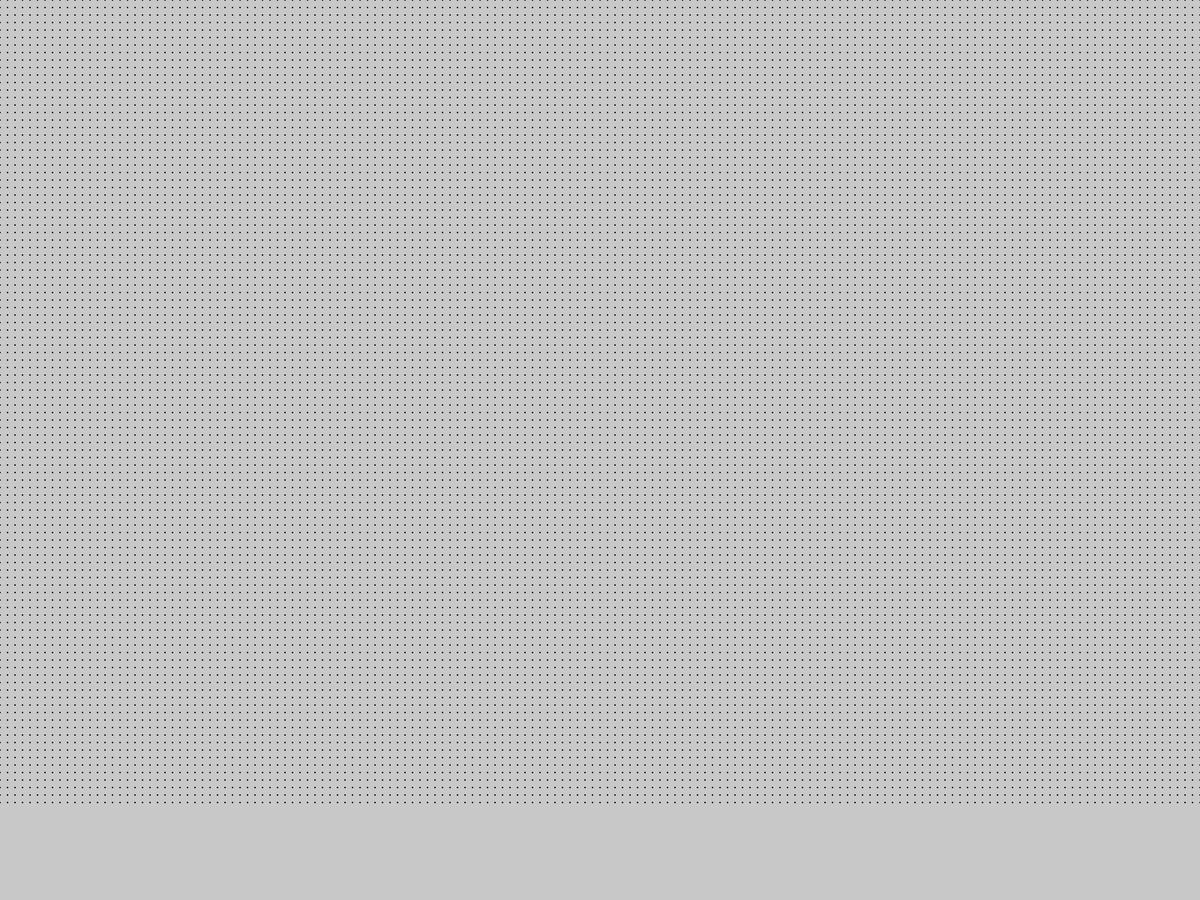
Frame 1 (no input)
Frame 60 (the mouse pressed at the canvas centre just before this capture): identical to frame 1, image omitted
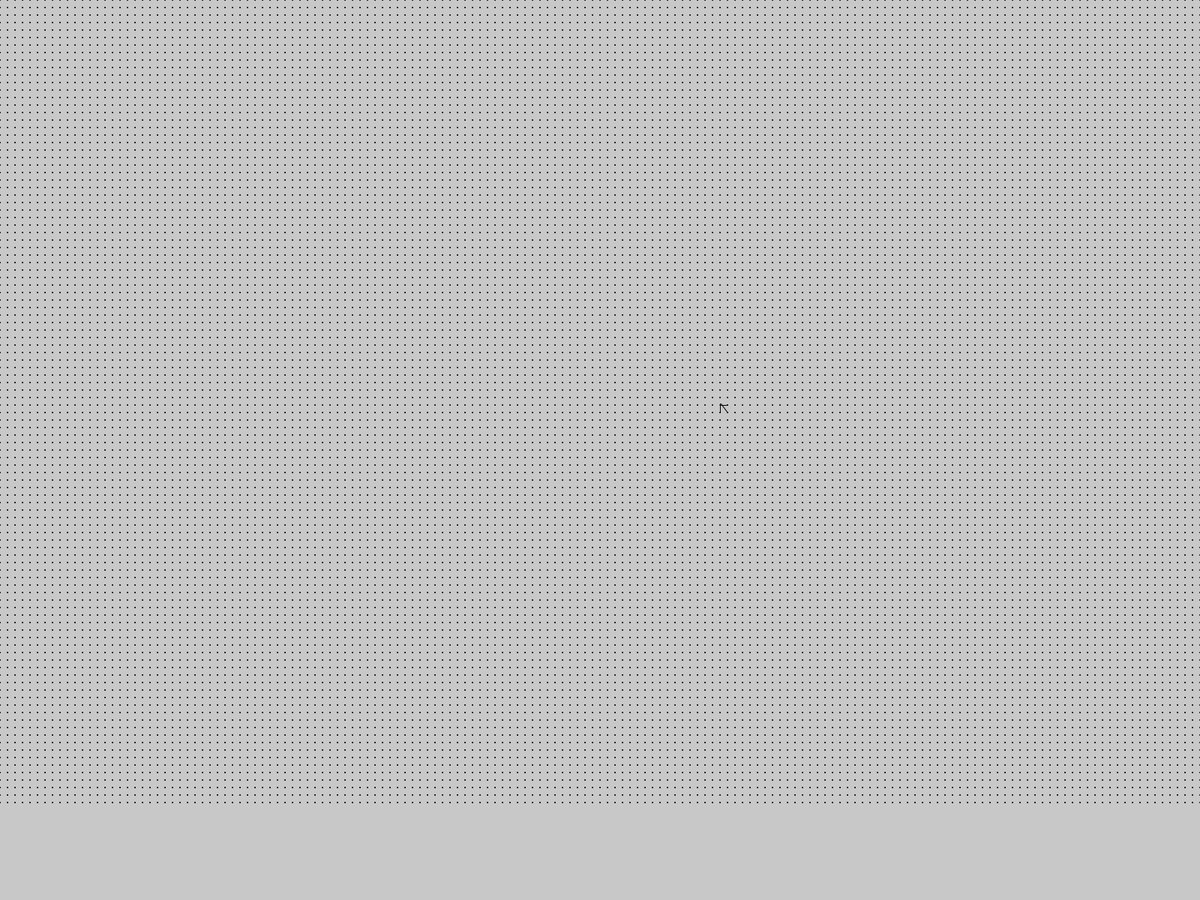
Frame 120 (the mouse held since frame 60 and released just before this capture)

The Processing sketch that drew these frames (run headless with seeded random() and noise(); from frame 60 on, the mouse is pressed at the canvas centre):

// Processing sketch: Air1test_pde
// ── Air1test_pde.pde
int airwid=192;
int airhei=108;

vector[][] airvecs = new vector[airwid][airhei];

void setup(){
  fullScreen();
  for(int lx = 0; lx < airwid; lx++){
    for(int ly = 0; ly < airhei; ly++){
      //println(ly);
      airvecs[lx][ly] = new vector();
      airvecs[lx][ly].x = lx*10;
      airvecs[lx][ly].y = ly*10;
      airvecs[lx][ly].vecx = (float)lx/200;
      airvecs[lx][ly].vecy = (float)ly/200;
    }
  }
}

void mousePressed(){
  int baseposX = (int)(mouseX/(float)width*airwid);
  int baseposY = (int)(mouseY/(float)height*airhei);
  println(dist(mouseX, mouseY, baseposX*(float)width/airwid, baseposY*(float)height/airhei));
  airvecs[baseposX][baseposY].z = 400/dist(mouseX, mouseY, baseposX*(float)width/airwid, baseposY*(float)height/airhei);
  airvecs[baseposX][baseposY].vecx = mouseX - baseposX*(float)width/airwid;
  airvecs[baseposX][baseposY].vecy = mouseY - baseposY*(float)height/airhei;
  airvecs[baseposX+1][baseposY].vecx = mouseX - (baseposX+1)*(float)width/airwid;
  airvecs[baseposX+1][baseposY].vecy = mouseY - (baseposY)*(float)height/airhei;
  airvecs[baseposX][baseposY+1].vecx = mouseX - (baseposX)*(float)width/airwid;
  airvecs[baseposX][baseposY+1].vecy = mouseY - (baseposY+1)*(float)height/airhei;
  airvecs[baseposX+1][baseposY+1].vecx = mouseX - (baseposX+1)*(float)width/airwid;
  airvecs[baseposX+1][baseposY+1].vecy = mouseY - (baseposY+1)*(float)height/airhei;
}

void draw(){
  colorMode(RGB, 255, 255, 255);
  background(200);
  for(int x = 0; x < airwid; x++){
    for(int y = 0; y < airhei; y++){
      vector airvec = airvecs[x][y];
      noStroke();
      fill(valueToCol(airvec.z, 0, 1));
      ellipse(airvec.x, airvec.y, 2, 2);
      stroke(valueToCol(airvec.z, 0, 1));
      line(airvec.x, airvec.y, airvec.x+airvec.vecx, airvec.y+airvec.vecy);
    }
  }
}

color valueToCol(float value, float threshold, float multipow){
  color outcol;
  if(value >= threshold){
    colorMode(RGB, 400, 400, 400);
    outcol = color(value*multipow, 0, 0);
  }
  else{
    colorMode(RGB, 400, 400, 400);
    outcol = color(0, 0, abs(value*multipow));
  }
  return outcol;
}

class position{
  float x;
  float y;
  float z;
}

class vector extends position{
  float vecx;
  float vecy;
}
